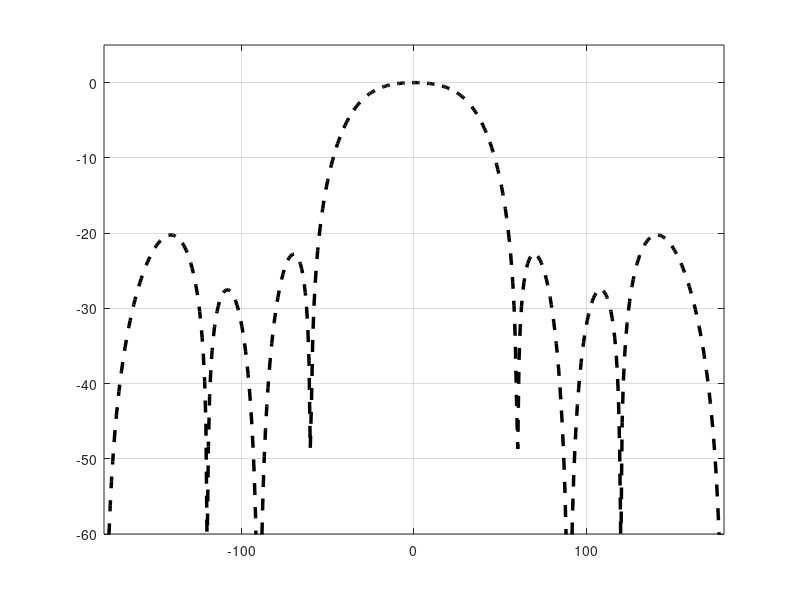

MATLAB code to generate this figure:
% Helice.m - Script qui trace le diagramme de rayonnement
% d'une antenne helice dans le plan E
% 
% FAIT PAR ABDELOUAHAB KAMEL EDDINE / BENSMAIL CHAHIR
% ANTENNE RESEAU A COMMANDE DE PHASE - PFE -
% ECOLE NATIONALE POLYTECHNIQUE - ENP ALGER  - JUIN 2015

clc;
clear all;
close all;

t=linspace(-pi,pi,500);
n=8;
S=7.5;
lambda=30;
k=2*pi/lambda;
delta=-k*S;
psix=k.*S.*cos(t)+delta;
f=cos(t).*sin(n.*psix./2)./sin(psix./2);
f=abs(f./max(f));
f=20.*log10(f);

figure('color',[1 1 1])
% DIAG = mmpolar(t,f,'Rlimit',[-35 0],'style','compass','TTickDelta',30);
% set(DIAG,'LineWidth',3,'color','black');
% 
% export_fig ./Figures/HeliceDiag.png -m2

plot(rad2deg(t),f,'--black','linewidth',2.5)
axis([-180 180 -60 5])
grid on
